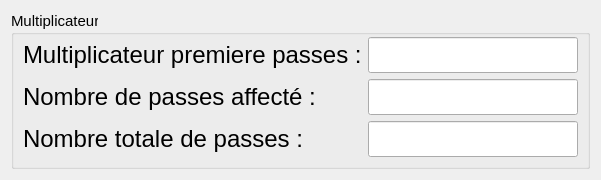
       <widget class="QWidget" name="misc">
        <attribute name="title">
         <string>Misc</string>
        </attribute>
        <layout class="QVBoxLayout" name="verticalLayout_7">
         <item>
          <widget class="QGroupBox" name="groupBox_13">
           <property name="font">
            <font>
             <pointsize>11</pointsize>
            </font>
           </property>
           <property name="title">
            <string>Multiplicateur</string>
           </property>
           <layout class="QFormLayout" name="formLayout_6">
            <property name="topMargin">
             <number>2</number>
            </property>
            <item row="1" column="1">
             <widget class="QLineEdit" name="layer_affected_by_multi">
              <property name="maximumSize">
               <size>
                <width>16777215</width>
                <height>1000</height>
               </size>
              </property>
              <property name="font">
               <font>
                <pointsize>18</pointsize>
               </font>
              </property>
             </widget>
            </item>
            <item row="0" column="1">
             <widget class="QLineEdit" name="first_layer_multi">
              <property name="maximumSize">
               <size>
                <width>16777215</width>
                <height>1000</height>
               </size>
              </property>
              <property name="font">
               <font>
                <pointsize>18</pointsize>
               </font>
              </property>
              <property name="text">
               <string/>
              </property>
             </widget>
            </item>
            <item row="0" column="0">
             <widget class="QLabel" name="label_10">
              <property name="font">
               <font>
                <pointsize>18</pointsize>
               </font>
              </property>
              <property name="text">
               <string>Multiplicateur premiere passes :</string>
              </property>
             </widget>
            </item>
            <item row="1" column="0">
             <widget class="QLabel" name="label_9">
              <property name="font">
               <font>
                <pointsize>18</pointsize>
               </font>
              </property>
              <property name="text">
               <string>Nombre de passes affecté :</string>
              </property>
             </widget>
            </item>
            <item row="2" column="0">
             <widget class="QLabel" name="label_11">
              <property name="font">
               <font>
                <pointsize>18</pointsize>
               </font>
              </property>
              <property name="text">
               <string>Nombre totale de passes :</string>
              </property>
             </widget>
            </item>
            <item row="2" column="1">
             <widget class="QLineEdit" name="total_layers">
              <property name="maximumSize">
               <size>
                <width>16777215</width>
                <height>1000</height>
               </size>
              </property>
              <property name="font">
               <font>
                <pointsize>18</pointsize>
               </font>
              </property>
             </widget>
            </item>
           </layout>
          </widget>
         </item>
        </layout>
       </widget>
